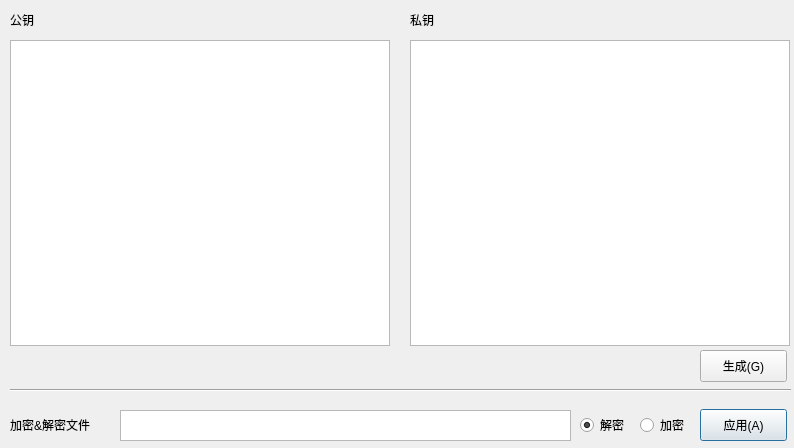
<?xml version="1.0" encoding="UTF-8"?>
<ui version="4.0">
 <class>MainWindow</class>
 <widget class="QDialog" name="MainWindow">
  <property name="geometry">
   <rect>
    <x>0</x>
    <y>0</y>
    <width>794</width>
    <height>448</height>
   </rect>
  </property>
  <property name="sizePolicy">
   <sizepolicy hsizetype="Fixed" vsizetype="Fixed">
    <horstretch>0</horstretch>
    <verstretch>0</verstretch>
   </sizepolicy>
  </property>
  <property name="windowTitle">
   <string>文件加解密工具</string>
  </property>
  <widget class="Line" name="line">
   <property name="geometry">
    <rect>
     <x>10</x>
     <y>385</y>
     <width>781</width>
     <height>10</height>
    </rect>
   </property>
   <property name="orientation">
    <enum>Qt::Horizontal</enum>
   </property>
  </widget>
  <widget class="QTextEdit" name="filepath">
   <property name="geometry">
    <rect>
     <x>120</x>
     <y>410</y>
     <width>451</width>
     <height>31</height>
    </rect>
   </property>
  </widget>
  <widget class="QLabel" name="privatekey">
   <property name="geometry">
    <rect>
     <x>410</x>
     <y>10</y>
     <width>27</width>
     <height>20</height>
    </rect>
   </property>
   <property name="text">
    <string>私钥</string>
   </property>
  </widget>
  <widget class="QLabel" name="en_decryption">
   <property name="geometry">
    <rect>
     <x>10</x>
     <y>417</y>
     <width>101</width>
     <height>16</height>
    </rect>
   </property>
   <property name="text">
    <string>加密&amp;解密文件</string>
   </property>
  </widget>
  <widget class="QTextBrowser" name="public_key">
   <property name="geometry">
    <rect>
     <x>10</x>
     <y>40</y>
     <width>380</width>
     <height>306</height>
    </rect>
   </property>
  </widget>
  <widget class="QPushButton" name="apply">
   <property name="geometry">
    <rect>
     <x>700</x>
     <y>409</y>
     <width>87</width>
     <height>32</height>
    </rect>
   </property>
   <property name="sizePolicy">
    <sizepolicy hsizetype="Fixed" vsizetype="Fixed">
     <horstretch>0</horstretch>
     <verstretch>0</verstretch>
    </sizepolicy>
   </property>
   <property name="text">
    <string>应用(A)</string>
   </property>
  </widget>
  <widget class="QRadioButton" name="encryption">
   <property name="geometry">
    <rect>
     <x>640</x>
     <y>415</y>
     <width>61</width>
     <height>20</height>
    </rect>
   </property>
   <property name="text">
    <string>加密</string>
   </property>
  </widget>
  <widget class="QRadioButton" name="decryption">
   <property name="geometry">
    <rect>
     <x>580</x>
     <y>415</y>
     <width>61</width>
     <height>20</height>
    </rect>
   </property>
   <property name="text">
    <string>解密</string>
   </property>
   <property name="checked">
    <bool>true</bool>
   </property>
  </widget>
  <widget class="QTextBrowser" name="private_key">
   <property name="geometry">
    <rect>
     <x>410</x>
     <y>40</y>
     <width>380</width>
     <height>306</height>
    </rect>
   </property>
  </widget>
  <widget class="QLabel" name="publickey">
   <property name="geometry">
    <rect>
     <x>10</x>
     <y>12</y>
     <width>27</width>
     <height>16</height>
    </rect>
   </property>
   <property name="text">
    <string>公钥</string>
   </property>
  </widget>
  <widget class="QPushButton" name="generate">
   <property name="geometry">
    <rect>
     <x>700</x>
     <y>350</y>
     <width>87</width>
     <height>32</height>
    </rect>
   </property>
   <property name="sizePolicy">
    <sizepolicy hsizetype="Fixed" vsizetype="Fixed">
     <horstretch>0</horstretch>
     <verstretch>0</verstretch>
    </sizepolicy>
   </property>
   <property name="text">
    <string>生成(G)</string>
   </property>
  </widget>
 </widget>
 <resources/>
 <connections/>
</ui>
